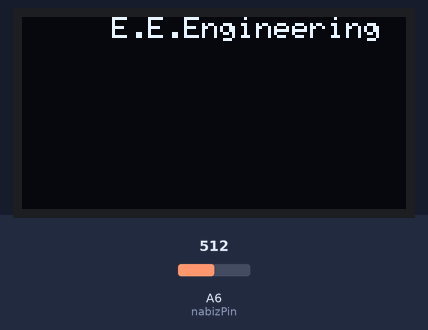
Simulated run of this sketch. Board: Arduino Nano, built with avr-gcc and run on an emulated ATmega328P. On the bench: 128×64 one-colour display. The test bench sets the inputs (shaded band); at power-on: A6 (nabizPin) = 512. What the sketch prints to the serial monitor is not drawn.

Above: at 1.2 s.
1.3 s: A6 (nabizPin) set to 591
3.5 s: A6 (nabizPin) set to 617
At 5.0 s:
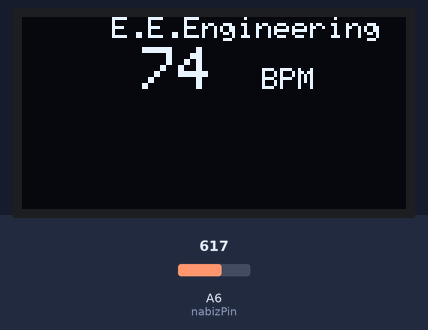
6.0 s: A6 (nabizPin) set to 716
At 8.6 s:
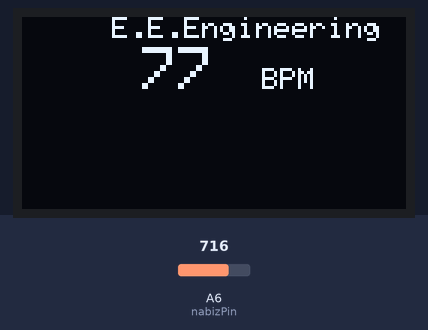
Timing chart, 0 to 10.1 s (numbered marks = the images above; inputs shaded):
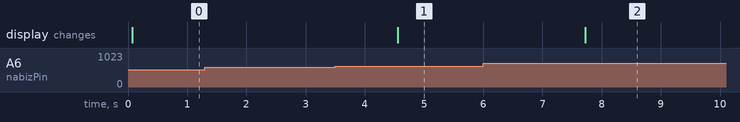

Measured:
- the behaviour switches between 600 and 601 on A6 (nabizPin) (found by bisection; images 0 and 1)
- after the input at 1.3 s, every drawn part: stays the same
- after the input at 3.5 s, the display: changes after 1.1 s (image 1)
- after the input at 6.0 s, the display: changes after 1.7 s (image 2)

The sketch:

OLED_Nabiz.ino
```cpp
int sayi;
#include <Wire.h>
#include <Adafruit_GFX.h>
#include <Adafruit_SSD1306.h>
Adafruit_SSD1306 display;
const int nabizPin = A6;
int buzzer = 4;

int nabiz, nabiz_degeri, i;

const unsigned char PROGMEM elektromanyetix [] = {
  0x00, 0x00, 0x00, 0x00, 0x00, 0x00, 0x00, 0x00, 0x38, 0x0F, 0x00, 0x00, 0x00, 0x00, 0xFE, 0x1F,
  0x80, 0x00, 0x00, 0x00, 0xFE, 0x3F, 0xC0, 0x00, 0x00, 0x00, 0xFE, 0x3F, 0xC0, 0x00, 0x00, 0x01,
  0xFE, 0x3F, 0xC0, 0x00, 0x00, 0x01, 0xF8, 0x7F, 0xE0, 0x00, 0x00, 0x03, 0x00, 0xE0, 0x70, 0x00,
  0x00, 0x1C, 0x03, 0x80, 0x1C, 0x00, 0x01, 0xF8, 0x7F, 0x00, 0x0F, 0xE0, 0x03, 0xF8, 0xFF, 0x00,
  0x07, 0xF0, 0x07, 0xF8, 0xFE, 0x00, 0x07, 0xF0, 0x07, 0xF8, 0xFE, 0x00, 0x07, 0xF0, 0x03, 0xF8,
  0xFC, 0x00, 0x03, 0xF0, 0x01, 0xFC, 0x38, 0x00, 0x00, 0xC0, 0x00, 0x0E, 0x00, 0x00, 0x00, 0x00,
  0x00, 0x03, 0xC0, 0x00, 0x00, 0x00, 0x03, 0xE1, 0xFC, 0x0F, 0x80, 0x00, 0x07, 0xF1, 0xFE, 0x1F,
  0xC0, 0x00, 0x07, 0xF8, 0xFE, 0x3F, 0xC0, 0x00, 0x07, 0xF8, 0xFE, 0x3F, 0xC0, 0x00, 0x03, 0xF8,
  0x7C, 0x3F, 0x80, 0x00, 0x00, 0xFC, 0x10, 0x7E, 0x00, 0x00, 0x00, 0x06, 0x00, 0xC0, 0x00, 0x00,
  0x00, 0x03, 0xC7, 0x80, 0x00, 0x00, 0x03, 0xF1, 0xFF, 0x00, 0x00, 0x00, 0x07, 0xF1, 0xFE, 0x00,
  0x00, 0x00, 0x07, 0xF8, 0xFE, 0x00, 0x00, 0x00, 0x07, 0xF0, 0xFE, 0x00, 0x00, 0x00, 0x03, 0xE0,
  0x7C, 0x00, 0x00, 0x00, 0x00, 0xC0, 0x00, 0x00, 0x00, 0x00, 0x00, 0xC0, 0x00, 0x00, 0x00, 0x00,
  0x01, 0xC0, 0x30, 0x00, 0x00, 0xC0, 0x03, 0xF0, 0xFC, 0x00, 0x03, 0xF0, 0x07, 0xF0, 0xFE, 0x00,
  0x07, 0xF0, 0x07, 0xF8, 0xFE, 0x00, 0x07, 0xF0, 0x07, 0xF8, 0xFF, 0x00, 0x07, 0xF0, 0x03, 0xF8,
  0x7F, 0x00, 0x0F, 0xE0, 0x00, 0x1C, 0x03, 0x80, 0x1C, 0x00, 0x00, 0x07, 0x00, 0xC0, 0x30, 0x00,
  0x00, 0x01, 0xF8, 0x7F, 0xE0, 0x00, 0x00, 0x01, 0xFC, 0x3F, 0xC0, 0x00, 0x00, 0x00, 0xFE, 0x3F,
  0xC0, 0x00, 0x00, 0x00, 0xFE, 0x3F, 0xC0, 0x00, 0x00, 0x00, 0xFE, 0x1F, 0x80, 0x00, 0x00, 0x00,
  0x7C, 0x0F, 0x00, 0x00, 0x00, 0x00, 0x00, 0x00, 0x00, 0x00, 0x00, 0x00, 0x00, 0x00, 0x00, 0x00
};
void setup()   {
  display.begin(SSD1306_SWITCHCAPVCC, 0x3C);
  Wire.begin();

  Serial.begin(9600);
  // miniature bitmap display
  //  display.clearDisplay();
  //  display.drawBitmap(0, 0, elektromanyetix, 48, 48, WHITE);
  //  display.setTextColor(WHITE);
  //  display.setTextSize(3);
  //  display.setCursor(60, 5);
  //  display.print("ASA");
  //  //  display.setCursor(60,5);
  //  //  display.print("Elektronik,");
  //  //  display.setCursor(60,20);
  //  //  display.print("Bilim ve");
  //  //  display.setCursor(60,35);
  //  //  display.print("Teknoloji");
  //  display.display();
  ////  delay(2000);
  display.clearDisplay();
  digitalWrite(buzzer, LOW);
}


void loop() {
  nabiz = analogRead(nabizPin);
  //    Serial.println(nabiz);
  if ((nabiz > 600) && (nabiz < 950))
  {
    i = 0;
    digitalWrite(buzzer, LOW);
    nabiz_degeri = map(nabiz, 600, 950, 74, 85.);
    display.display();
    display.clearDisplay();
    display.setTextSize(2);
    display.setCursor(40, 10);
    display.println(nabiz_degeri);
    Serial.flush();
    Serial.print(" :  ");
    Serial.print(nabiz_degeri);
    Serial.println("BPM");
    display.setTextSize(1);
    display.setCursor(80, 17);
    display.println("BPM");
    delay(1000);
  }
  if (nabiz < 600)
  {
    i++;
    delay(10);
    if (i >= 300)
    {
      display.display();
      display.clearDisplay();
      display.setTextSize(2);
      display.setCursor(10, 10);
      display.println("LOW PULSE");
      Serial.flush();
      Serial.print(" DUSUK NABIZ");
      i = 0;
      digitalWrite(buzzer, HIGH);
      delay(100);

      //      digitalWrite(buzzer, LOW);
    }
  }
  display.setTextColor(WHITE);
  display.setTextSize(1);
  display.setCursor(0, 0);
  display.println("     E.E.Engineering");
  display.display();

}
```
